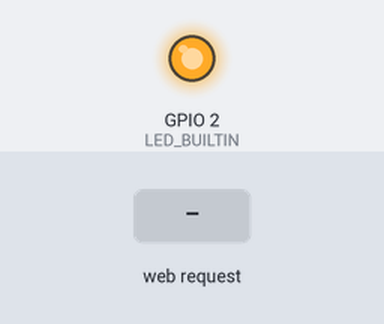
The sketch below on a simulated ESP8266 (NodeMCU). On the bench: output pins drawn as LEDs (lit = HIGH, except the on-board LED, lit = LOW). Inputs (shaded band) come from the test bench. WiFi joins after 1.5 s; servers stay silent unless stated; what the sketch prints to the serial monitor is not drawn.

Above: at 2.7 s.
2.8 s: HTTP request GET /LED/OFF received
At 3.2 s:
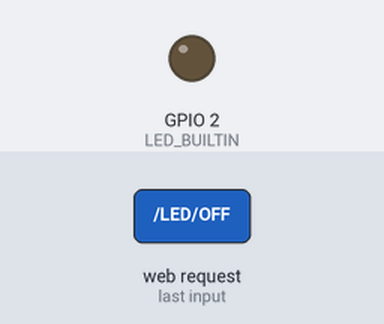
4.3 s: HTTP request GET /LED/ON received
At 5.6 s:
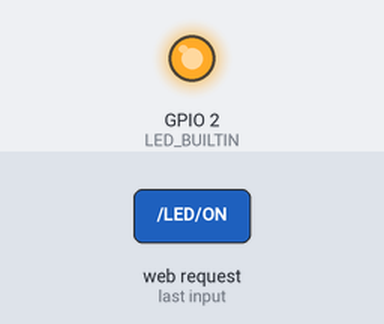
Timing chart, 0 to 7.3 s (numbered marks = the images above; inputs shaded):
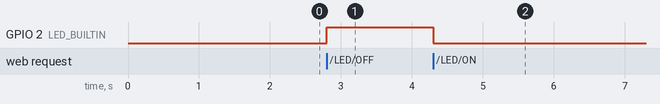

The sketch:

http_code.ino
```cpp
#include <ESP8266WiFi.h>
const char* ssid = "Pawan";
const char* password = "12345688";
// Create an instance of the server
// specify the port to listen on as an argument
WiFiServer server(80);
void setup() {
 Serial.begin(9600);
 delay(10);
 pinMode(LED_BUILTIN, OUTPUT);
 digitalWrite(LED_BUILTIN, 0);

 // Connect to WiFi network
 Serial.println();
 Serial.print("Connecting to ");
 Serial.println(ssid);

 WiFi.begin(ssid, password);

 while (WiFi.status() != WL_CONNECTED)
 {
 delay(500);
 Serial.print(".");
 }
 Serial.println("");
 Serial.println("WiFi connected");

 // Print the IP address
 Serial.println(WiFi.localIP());

 // Start the server
 server.begin();
 Serial.println("Server started");
}
void loop() {

 // Check if a client has connected
 WiFiClient client = server.available();
 if (!client)
 {
 return;
 }

 // Wait until the client sends some data
 Serial.println("new client");
 while(!client.available())
 {
 delay(1);
 }

 // Read the first line of the request
 String req = client.readStringUntil('\r');
 Serial.println(req);
 client.flush();

 // Match the request
 int val;
 String m;
 if (req.indexOf("/LED/ON") != -1){
 m = "LED is ON";
 digitalWrite(LED_BUILTIN, 0);
 }
 else if (req.indexOf("/LED/OFF") != -1){
 m = "LED is OFF";
 digitalWrite(LED_BUILTIN, 1);
 }
 else {
 Serial.println("invalid request");
 client.stop();
 return;
 }
 client.flush();
 // Prepare the response
 String s = "HTTP/1.1 200 OK\r\nContent-Type: text/html\r\n\r\n<!DOCTYPE HTML>\r\n<head><meta http-equiv=\"Access-Control-Allow-Origin\" content=\"*\"></head>\n<html>\r\n" +m;
 s += "</html>\n";
 // Send the response to the client
 client.print(s);
 delay(1);
 Serial.println("Client disonnected");
 // The client will actually be disconnected
 // when the function returns and 'client' object is detroyed
}
```

Measured:
- after the input at 2.8 s, GPIO 2 (LED_BUILTIN): LOW → HIGH at once
- after the input at 4.3 s, GPIO 2 (LED_BUILTIN): HIGH → LOW at once
